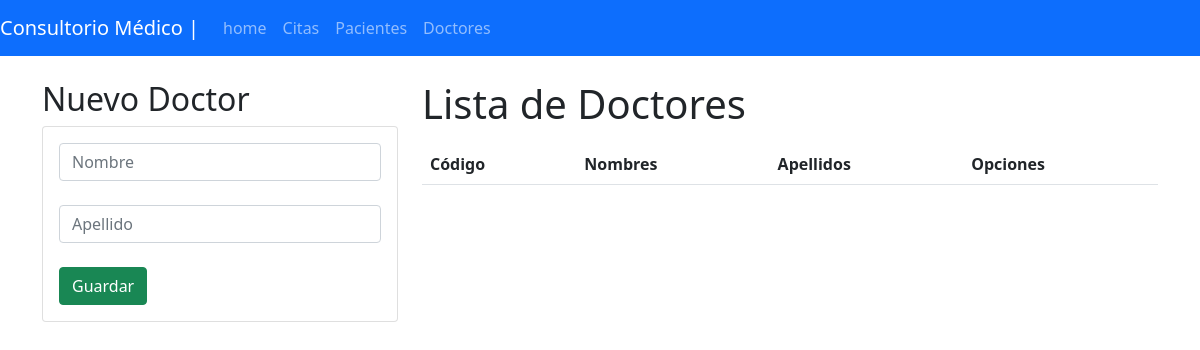
Before: /list_doctores with the older database file.
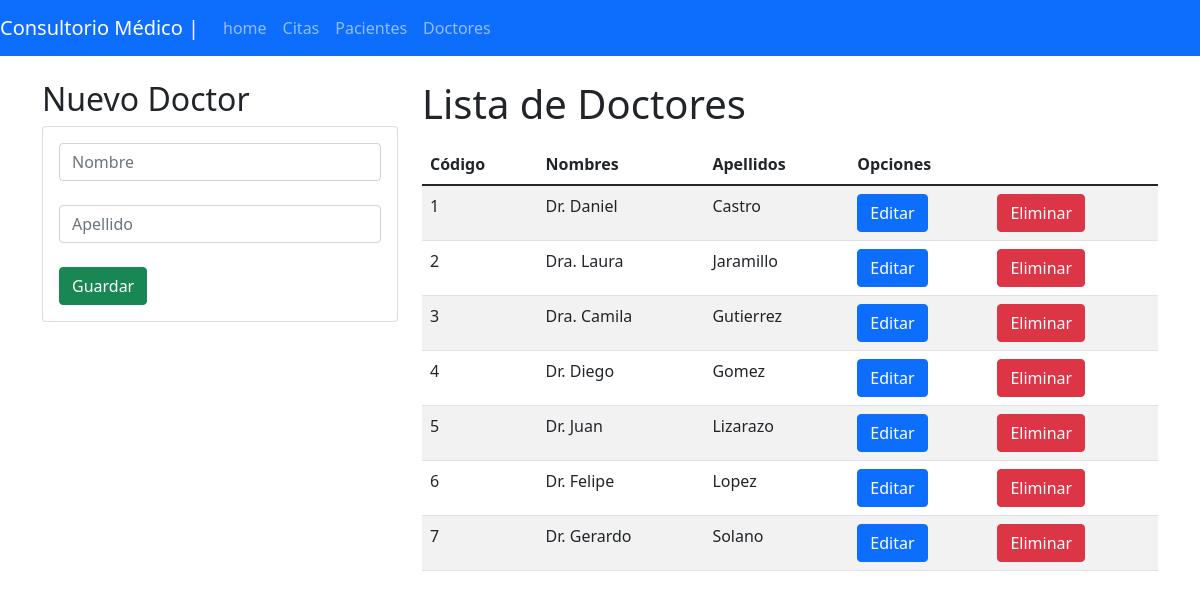
After: the same page with the newer database file.
### appMenu/models.py (models this page shows, shortened)
class Doctor(models.Model):
    id = models.AutoField(primary_key=True)
    nombre = models.CharField(max_length=200)
    apellido = models.CharField(max_length=200)

### appMenu/views.py (the view)
# urls.py: path('list_doctores', views.list_doctor, name="list_doctores"),
def list_doctor(request):
    doctores = Doctor.objects.all()
    return render(request, 'doctores.html', {"doctores":doctores})

### appMenu/templates/doctores.html (shortened to what this page needs)
{% extends 'base.html' %}
{% block content %}
<div class="row">
    <div class="col-sm-12 col-md-6 col-lg-4 col-xl-4">
        <h2>Nuevo Doctor</h2>
        <div class="card">
            <div class="card-body">
                <form action="registrar_doctor"  method="POST">
                    <div class="form-group">
                        <input type="text" id="nombre" name="nombreDr" class="form-control" placeholder="Nombre"
                            maxlength="50" required>
                    </div><br>
                    <div class="form-group">
                        <input type="text" id="apellido" name="apellidoDr" class="form-control" placeholder="Apellido"
                            maxlength="50" required>
                    </div><br>
                    <div class="form-group">
                        <button type="submit" class="btn btn-success btn-block text-white">Guardar</button>
                    </div>
                </form>
            </div>
        </div>
    </div>
    <div class="col-sm-12 col-md-6 col-lg-8 col-xl-8">
        <h1>Lista de Doctores</h1>
        <div class="table-responsive py-2">
            <table class="table table-striped">
                <thead>
                    <tr>
                        <th>Código</th>
                        <th>Nombres</th>
                        <th>Apellidos</th>
                        <th colspan="2">Opciones</th>
                    </tr>
                </thead>
                <tbody>
                    {% for doctor in doctores %}
                    <tr>
                        <td>{{doctor.id}}</td>
                        <td>{{doctor.nombre}}</td>
                        <td>{{doctor.apellido}}</td>
                        <td><a href="edicion_doctor/{{doctor.id}}" class="btn btn-primary">Editar</a></td>
                        <td><a href="eliminar_doctor/{{doctor.id}}" class="btn btn-danger">Eliminar</a></td>
                    </tr>
                    {% endfor %}
                </tbody>
            </table>
        </div>
    </div>
</div>
{% endblock %}

Changed rows visible on the page:
added Doctor: id "1", nombre "Dr. Daniel", apellido "Castro"
added Doctor: id "2", nombre "Dra. Laura", apellido "Jaramillo"
added Doctor: id "3", nombre "Dra. Camila", apellido "Gutierrez"
added Doctor: id "4", nombre "Dr. Diego", apellido "Gomez"
added Doctor: id "5", nombre "Dr. Juan", apellido "Lizarazo"
added Doctor: id "6", nombre "Dr. Felipe", apellido "Lopez"
added Doctor: id "7", nombre "Dr. Gerardo", apellido "Solano"
